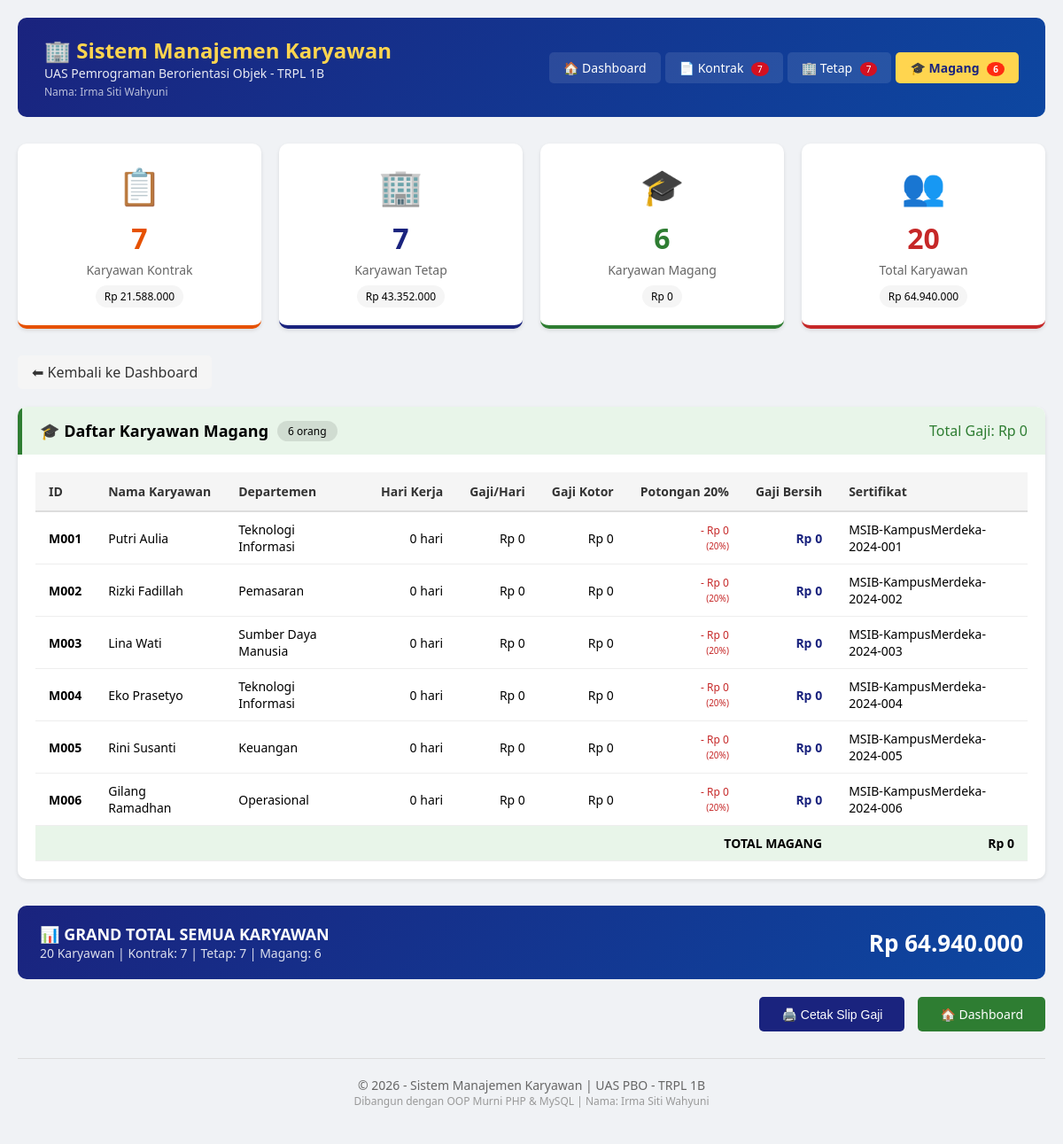
Screenshot of /?tab=magang with the database file from the repository.
### tables this page shows
CREATE TABLE `tabel_karyawan` (
  `id_karyawan` varchar(20) NOT NULL,
  `nama_karyawan` varchar(100) NOT NULL,
  `departemen` varchar(50) NOT NULL,
  `hari_kerja_masuk` int NOT NULL,
  `gaji_dasar_per_hari` decimal(15,2) NOT NULL,
  `jenis_karyawan` enum('Kontrak','Tetap','Magang') NOT NULL,
  `durasi_kontrak_bulan` int DEFAULT NULL,
  `agensi_penyalur` varchar(100) DEFAULT NULL,
  `tunjangan_kesehatan` decimal(15,2) DEFAULT NULL,
  `opsi_saham_id` varchar(50) DEFAULT NULL,
  `uang_saku_bulanan` decimal(15,2) DEFAULT NULL,
  `sertifikat_kampus_merdeka` varchar(200) DEFAULT NULL
);

### index.php (the view, shortened to what the rows shown need)
<?php
require_once 'config/koneksi.php';
require_once 'models/Karyawan.php';
require_once 'models/KaryawanMagang.php';
global $koneksi;
$sql = "SELECT * FROM tabel_karyawan ORDER BY jenis_karyawan, id_karyawan";
$result = $koneksi->query($sql);
$dataKontrak = [];
$dataTetap = [];
$dataMagang = [];
if ($result && $result->num_rows > 0) {
    while ($row = $result->fetch_assoc()) {
        $jenis = $row['jenis_karyawan'];
        switch ($jenis) {
            case 'Kontrak':
                $karyawan = new KaryawanKontrak(
                    $row['id_karyawan'],
                    $row['nama_karyawan'],
                    $row['departemen'],
                    $row['hari_kerja_masuk'],
                    $row['gaji_dasar_per_hari'],
                    $row['durasi_kontrak_bulan'],
                    $row['agensi_penyalur']
                );
                $dataKontrak[] = $karyawan;
                break;
            case 'Tetap':
                $karyawan = new KaryawanTetap(
                    $row['id_karyawan'],
                    $row['nama_karyawan'],
                    $row['departemen'],
                    $row['hari_kerja_masuk'],
                    $row['gaji_dasar_per_hari'],
                    $row['tunjangan_kesehatan'],
                    $row['opsi_saham_id']
                );
                $dataTetap[] = $karyawan;
                break;
            case 'Magang':
                $karyawan = new KaryawanMagang(
                    $row['id_karyawan'],
                    $row['nama_karyawan'],
                    $row['departemen'],
                    $row['hari_kerja_masuk'],
                    $row['gaji_dasar_per_hari'],
                    $row['uang_saku_bulanan'],
                    $row['sertifikat_kampus_merdeka']
                );
                $dataMagang[] = $karyawan;
                break;
        }
    }
}
$totalKontrak = count($dataKontrak);
$totalTetap = count($dataTetap);
$totalMagang = count($dataMagang);
$totalGajiKontrak = 0;
$totalGajiTetap = 0;
$totalGajiMagang = 0;
foreach ($dataKontrak as $k) { $totalGajiKontrak += $k->hitungGajiBersih(); }
foreach ($dataTetap as $k) { $totalGajiTetap += $k->hitungGajiBersih(); }
foreach ($dataMagang as $k) { $totalGajiMagang += $k->hitungGajiBersih(); }
$tab = isset($_GET['tab']) ? $_GET['tab'] : 'dashboard';
?>
<!DOCTYPE html>
<html lang="id">
<head>
</head>
<body>
    <div class="container">
        <div class="header">
            <div class="header-left">
                <h1>🏢 <span>Sistem Manajemen Karyawan</span></h1>
            </div>
        </div>
        <?php if ($tab == 'dashboard'): ?>
            <div class="kategori-section">
                <div class="kategori-header kontrak" onclick="window.location.href='?tab=kontrak'">
                    <h2>
                        📋 Karyawan Kontrak
                        <span class="badge"><?= $totalKontrak ?> orang</span>
                    </h2>
                    <div class="total-kategori" style="color:#e65100;">
                        Total Gaji: Rp <?= number_format($totalGajiKontrak, 0, ',', '.') ?>
                    </div>
                </div>
                <div class="kategori-body">
                    <?php if (count($dataKontrak) > 0): ?>
                        <table>
                            <thead>
                                <tr>
                                    <th>ID</th>
                                    <th>Nama</th>
                                    <th>Departemen</th>
                                    <th class="text-right">Hari Kerja</th>
                                    <th class="text-right">Gaji/Hari</th>
                                    <th>Durasi</th>
                                    <th class="text-right">Total Gaji</th>
                                </tr>
                            </thead>
                            <tbody>
                                <?php foreach ($dataKontrak as $k): ?>
                                    <tr>
                                        <td><strong><?= $k->id_karyawan ?></strong></td>
                                        <td><?= $k->nama_karyawan ?></td>
                                        <td><?= $k->departemen ?></td>
                                        <td class="text-right"><?= $k->hariKerjaMasuk ?> hari</td>
                                        <td class="text-right">Rp <?= number_format($k->gajiDasarPerHari, 0, ',', '.') ?></td>
                                        <td><?= $k->durasiKontrakBulan ?> bln</td>
                                        <td class="text-right gaji-total">
                                            Rp <?= number_format($k->hitungGajiBersih(), 0, ',', '.') ?>
                                        </td>
                                    </tr>
                                <?php endforeach; ?>
                            </tbody>
                        </table>
                        <div class="table-footer">
                            <span><span class="label">SUB TOTAL KONTRAK:</span> Rp <?= number_format($totalGajiKontrak, 0, ',', '.') ?></span>
                        </div>
                    <?php else: ?>
                        <div class="empty-state">
                            <div class="empty-icon">📭</div>
                            <h3>Belum Ada Data</h3>
                            <p>Belum ada karyawan kontrak yang terdaftar.</p>
                        </div>
                    <?php endif; ?>
                </div>
            </div>
            <div class="kategori-section">
                <div class="kategori-header tetap" onclick="window.location.href='?tab=tetap'">
                    <h2>
                        🏢 Karyawan Tetap
                        <span class="badge"><?= $totalTetap ?> orang</span>
                    </h2>
                    <div class="total-kategori" style="color:#1a237e;">
                        Total Gaji: Rp <?= number_format($totalGajiTetap, 0, ',', '.') ?>
                    </div>
                </div>
                <div class="kategori-body">
                    <?php if (count($dataTetap) > 0): ?>
                        <table>
                            <thead>
                                <tr>
                                    <th>ID</th>
                                    <th>Nama</th>
                                    <th>Departemen</th>
                                    <th class="text-right">Hari Kerja</th>
                                    <th class="text-right">Gaji/Hari</th>
                                    <th class="text-right">Tunjangan</th>
                                    <th class="text-right">Total Gaji</th>
                                </tr>
                            </thead>
                            <tbody>
                                <?php foreach ($dataTetap as $k): ?>
                                    <tr>
                                        <td><strong><?= $k->id_karyawan ?></strong></td>
                                        <td><?= $k->nama_karyawan ?></td>
                                        <td><?= $k->departemen ?></td>
                                        <td class="text-right"><?= $k->hariKerjaMasuk ?> hari</td>
                                        <td class="text-right">Rp <?= number_format($k->gajiDasarPerHari, 0, ',', '.') ?></td>
                                        <td class="text-right">Rp <?= number_format($k->tunjanganKesehatan, 0, ',', '.') ?></td>
                                        <td class="text-right gaji-total">
                                            Rp <?= number_format($k->hitungGajiBersih(), 0, ',', '.') ?>
                                        </td>
                                    </tr>
                                <?php endforeach; ?>
                            </tbody>
                        </table>
                        <div class="table-footer">
                            <span><span class="label">SUB TOTAL TETAP:</span> Rp <?= number_format($totalGajiTetap, 0, ',', '.') ?></span>
                        </div>
                    <?php else: ?>
                        <div class="empty-state">
                            <div class="empty-icon">📭</div>
                            <h3>Belum Ada Data</h3>
                            <p>Belum ada karyawan tetap yang terdaftar.</p>
                        </div>
                    <?php endif; ?>
                </div>
            </div>
            <div class="kategori-section">
                <div class="kategori-header magang" onclick="window.location.href='?tab=magang'">
                    <h2>
                        🎓 Karyawan Magang
                        <span class="badge"><?= $totalMagang ?> orang</span>
                    </h2>
                    <div class="total-kategori" style="color:#2e7d32;">
                        Total Gaji: Rp <?= number_format($totalGajiMagang, 0, ',', '.') ?>
                    </div>
                </div>
                <div class="kategori-body">
                    <?php if (count($dataMagang) > 0): ?>
                        <table>
                            <thead>
                                <tr>
                                    <th>ID</th>
                                    <th>Nama</th>
                                    <th>Departemen</th>
                                    <th class="text-right">Hari Kerja</th>
                                    <th class="text-right">Gaji/Hari</th>
                                    <th class="text-right">Gaji Kotor</th>
                                    <th class="text-right">Potongan 20%</th>
                                    <th class="text-right">Gaji Bersih</th>
                                </tr>
                            </thead>
                            <tbody>
                                <?php foreach ($dataMagang as $k):
                                    $gajiKotor = $k->hariKerjaMasuk * $k->gajiDasarPerHari;
                                    $potongan = $gajiKotor * 0.20;
                                ?>
                                    <tr>
                                        <td><strong><?= $k->id_karyawan ?></strong></td>
                                        <td><?= $k->nama_karyawan ?></td>
                                        <td><?= $k->departemen ?></td>
                                        <td class="text-right"><?= $k->hariKerjaMasuk ?> hari</td>
                                        <td class="text-right">Rp <?= number_format($k->gajiDasarPerHari, 0, ',', '.') ?></td>
                                        <td class="text-right">Rp <?= number_format($gajiKotor, 0, ',', '.') ?></td>
                                        <td class="text-right gaji-potongan">
                                            - Rp <?= number_format($potongan, 0, ',', '.') ?>
                                            <br><small>(20%)</small>
                                        </td>
                                        <td class="text-right gaji-total">
                                            Rp <?= number_format($k->hitungGajiBersih(), 0, ',', '.') ?>
                                        </td>
                                    </tr>
                                <?php endforeach; ?>
                            </tbody>
                        </table>
                        <div class="table-footer">
                            <span><span class="label">SUB TOTAL MAGANG:</span> Rp <?= number_format($totalGajiMagang, 0, ',', '.') ?></span>
                        </div>
                    <?php else: ?>
                        <div class="empty-state">
                            <div class="empty-icon">📭</div>
                            <h3>Belum Ada Data</h3>
                            <p>Belum ada karyawan magang yang terdaftar.</p>
                        </div>
                    <?php endif; ?>
                </div>
            </div>
        <?php elseif ($tab == 'magang'): ?>
            <div class="kategori-section">
                <div class="kategori-header magang">
                    <h2>
                        🎓 Daftar Karyawan Magang
                        <span class="badge"><?= $totalMagang ?> orang</span>
                    </h2>
                </div>
                <div class="kategori-body">
                    <?php if (count($dataMagang) > 0): ?>
                        <table>
                            <thead>
                                <tr>
                                    <th>ID</th>
                                    <th>Nama Karyawan</th>
                                    <th>Departemen</th>
                                    <th class="text-right">Hari Kerja</th>
                                    <th class="text-right">Gaji/Hari</th>
                                    <th class="text-right">Gaji Kotor</th>
                                    <th class="text-right">Potongan 20%</th>
                                    <th class="text-right">Gaji Bersih</th>
                                    <th>Sertifikat</th>
                                </tr>
                            </thead>
                            <tbody>
                                <?php foreach ($dataMagang as $k):
                                    $gajiKotor = $k->hariKerjaMasuk * $k->gajiDasarPerHari;
                                    $potongan = $gajiKotor * 0.20;
                                ?>
                                    <tr>
                                        <td><strong><?= $k->id_karyawan ?></strong></td>
                                        <td><?= $k->nama_karyawan ?></td>
                                        <td><?= $k->departemen ?></td>
                                        <td class="text-right"><?= $k->hariKerjaMasuk ?> hari</td>
                                        <td class="text-right">Rp <?= number_format($k->gajiDasarPerHari, 0, ',', '.') ?></td>
                                        <td class="text-right">Rp <?= number_format($gajiKotor, 0, ',', '.') ?></td>
                                        <td class="text-right gaji-potongan">
                                            - Rp <?= number_format($potongan, 0, ',', '.') ?>
                                            <br><small>(20%)</small>
                                        </td>
                                        <td class="text-right gaji-total">
                                            Rp <?= number_format($k->hitungGajiBersih(), 0, ',', '.') ?>
                                        </td>
                                        <td><?= $k->sertifikatKampusMerdeka ?></td>
                                    </tr>
                                <?php endforeach; ?>
                            </tbody>
                        </table>
                    <?php endif; ?>
                </div>
            </div>
        <?php endif; ?>
    </div>
</body>
</html>

### rows the page displays
tabel_karyawan: id_karyawan "M001", nama_karyawan "Putri Aulia", departemen "Teknologi Informasi", hari_kerja_masuk "0", gaji_dasar_per_hari "0", sertifikat_kampus_merdeka "MSIB-KampusMerdeka-2024-001"
tabel_karyawan: id_karyawan "M002", nama_karyawan "Rizki Fadillah", departemen "Pemasaran", hari_kerja_masuk "0", gaji_dasar_per_hari "0", sertifikat_kampus_merdeka "MSIB-KampusMerdeka-2024-002"
tabel_karyawan: id_karyawan "M003", nama_karyawan "Lina Wati", departemen "Sumber Daya Manusia", hari_kerja_masuk "0", gaji_dasar_per_hari "0", sertifikat_kampus_merdeka "MSIB-KampusMerdeka-2024-003"
tabel_karyawan: id_karyawan "M004", nama_karyawan "Eko Prasetyo", departemen "Teknologi Informasi", hari_kerja_masuk "0", gaji_dasar_per_hari "0", sertifikat_kampus_merdeka "MSIB-KampusMerdeka-2024-004"
tabel_karyawan: id_karyawan "M005", nama_karyawan "Rini Susanti", departemen "Keuangan", hari_kerja_masuk "0", gaji_dasar_per_hari "0", sertifikat_kampus_merdeka "MSIB-KampusMerdeka-2024-005"
tabel_karyawan: id_karyawan "M006", nama_karyawan "Gilang Ramadhan", departemen "Operasional", hari_kerja_masuk "0", gaji_dasar_per_hari "0", sertifikat_kampus_merdeka "MSIB-KampusMerdeka-2024-006"

### other values shown
$totalKontrak "7"
$totalTetap "7"
$totalMagang "6"
$totalGajiKontrak "21.588.000"
$totalGajiTetap "43.352.000"
$totalGajiMagang "0"
$totalSemua "20"
$totalGajiSemua "64.940.000"
